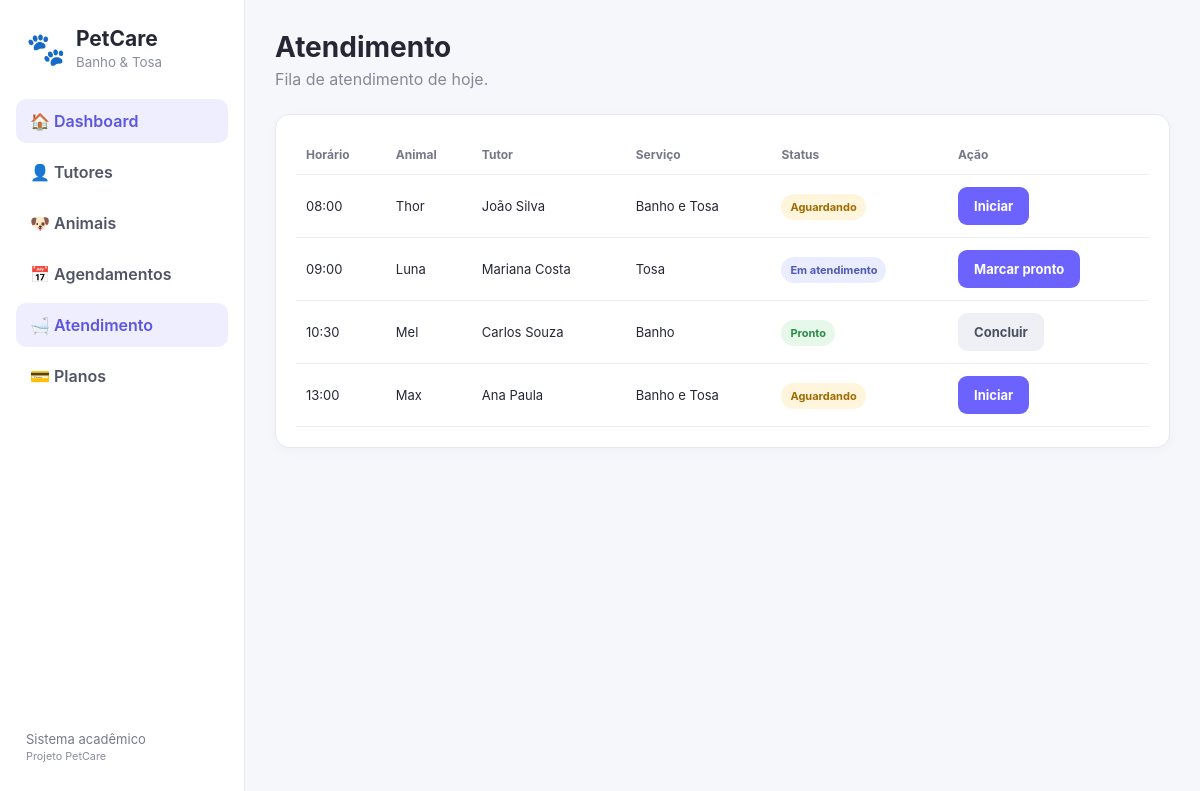
Screenshot of /atendimento/index.php with the database file from the repository.
### tables this page shows
CREATE TABLE agendamentos (
 id INT AUTO_INCREMENT PRIMARY KEY,
 animal_id INT NOT NULL,
 servico ENUM('Banho','Tosa','Banho e Tosa') NOT NULL,
 data_agendamento DATE NOT NULL,
 hora TIME NOT NULL,
 status ENUM('Aguardando','Em atendimento','Pronto','Concluído','Cancelado') DEFAULT 'Aguardando',
 observacoes TEXT,
 created_at TIMESTAMP DEFAULT CURRENT_TIMESTAMP,
 FOREIGN KEY (animal_id) REFERENCES animais(id) ON DELETE CASCADE
);

CREATE TABLE animais (
 id INT AUTO_INCREMENT PRIMARY KEY,
 tutor_id INT NOT NULL,
 nome VARCHAR(80) NOT NULL,
 especie VARCHAR(30) DEFAULT 'Cão',
 raca VARCHAR(80),
 cor VARCHAR(50),
 porte ENUM('Pequeno','Médio','Grande') DEFAULT 'Médio',
 sexo ENUM('Macho','Fêmea') DEFAULT 'Macho',
 observacoes TEXT,
 created_at TIMESTAMP DEFAULT CURRENT_TIMESTAMP,
 FOREIGN KEY (tutor_id) REFERENCES tutores(id) ON DELETE CASCADE
);

CREATE TABLE tutores (
 id INT AUTO_INCREMENT PRIMARY KEY,
 nome VARCHAR(120) NOT NULL,
 cpf VARCHAR(14),
 telefone VARCHAR(20) NOT NULL,
 email VARCHAR(120),
 endereco VARCHAR(180),
 created_at TIMESTAMP DEFAULT CURRENT_TIMESTAMP
);

### atendimento/index.php (the view, shortened to what this page needs)
<?php
require_once __DIR__.'/../config/db.php';
$rows=$pdo->query("SELECT a.*,an.nome animal,t.nome tutor FROM agendamentos a JOIN animais an ON an.id=a.animal_id JOIN tutores t ON t.id=an.tutor_id WHERE a.data_agendamento=CURDATE() AND a.status IN ('Aguardando','Em atendimento','Pronto') ORDER BY a.hora")->fetchAll();
require __DIR__.'/../includes/header.php';
?>
<header class="topbar">
    <div>
        <h1>Atendimento</h1>
        <p>Fila de atendimento de hoje.</p>
    </div>
</header>
<div class="card table-wrap">
    <table class="table">
        <thead>
            <tr>
                <th>Horário</th>
                <th>Animal</th>
                <th>Tutor</th>
                <th>Serviço</th>
                <th>Status</th>
                <th>Ação</th>
            </tr>
        </thead>
        <tbody>
            <?php foreach($rows as $r):?>
            <tr>
                <td><?=substr($r['hora'],0,5)?></td>
                <td><?=htmlspecialchars($r['animal'])?></td>
                <td><?=htmlspecialchars($r['tutor'])?></td>
                <td><?=htmlspecialchars($r['servico'])?></td>
                <td>
                    <span class="status <?=$r['status']==='Pronto'?'ready':($r['status']==='Em atendimento'?'progress':'waiting')?>"><?=htmlspecialchars($r['status'])?></span>
                </td>
                <td>
                    <?php if($r['status']==='Aguardando'):?>
                    <a class="btn primary" href="status.php?id=<?=$r['id']?>&status=Em+atendimento">Iniciar</a>
                    <?php elseif($r['status']==='Em atendimento'):?>
                    <a class="btn primary" href="status.php?id=<?=$r['id']?>&status=Pronto">Marcar pronto</a>
                    <?php else:?>
                    <a class="btn secondary" href="status.php?id=<?=$r['id']?>&status=Concluído">Concluir</a>
                    <?php endif;?>
                </td>
            </tr>
            <?php endforeach;?>
        </tbody>
    </table>
</div>
<?php
require __DIR__.'/../includes/footer.php';
?>

### css/style.css (style rules this page uses)
* { box-sizing:border-box }
body { margin:0; font-family:Inter,Segoe UI,Arial,sans-serif; background:#f6f7fb; color:#252735 }
.topbar,.section-title { display:flex; align-items:center; justify-content:space-between; gap:20px }
.topbar { margin-bottom:25px }
.topbar h1 { margin:0 0 5px; font-size:28px }
.topbar p,.section-title p { margin:0; color:#858997 }
.btn { display:inline-block; border:0; border-radius:9px; padding:11px 16px; text-decoration:none; font-weight:700; cursor:pointer }
.btn.primary { background:#6c63ff; color:#fff }
.btn.secondary { background:#eef0f6; color:#4c5060 }
.card { background:#fff; border:1px solid #e8e9ef; border-radius:14px; padding:20px; box-shadow:0 3px 12px #24243a08 }
.badge,.status { padding:6px 9px; border-radius:999px; font-size:11px; font-weight:700 }
.status.waiting { background:#fff5dc; color:#a16a00 }
.status.progress { background:#e9edff; color:#4f59b8 }
.status.ready { background:#e5f8e9; color:#2e8b47 }
.table-wrap { overflow:auto }
.table { width:100%; border-collapse:collapse }
.table th,.table td { padding:12px 10px; border-bottom:1px solid #eeeef3; text-align:left; font-size:13px }
.table th { color:#747887; font-size:12px }

### rows the page displays
agendamentos: hora "08:00", animal.nome "Thor", tutores.nome "João Silva", servico "Banho e Tosa", status "Aguardando"
agendamentos: hora "09:00", animal.nome "Luna", tutores.nome "Mariana Costa", servico "Tosa", status "Em atendimento"
agendamentos: hora "10:30", animal.nome "Mel", tutores.nome "Carlos Souza", servico "Banho", status "Pronto"
agendamentos: hora "13:00", animal.nome "Max", tutores.nome "Ana Paula", servico "Banho e Tosa", status "Aguardando"
